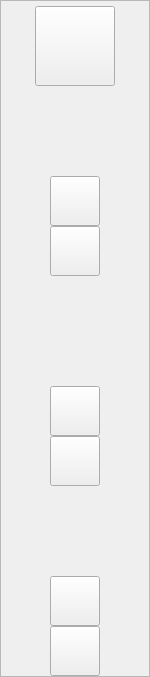
         <widget class="QFrame" name="icon_menu_widget">
          <property name="maximumSize">
           <size>
            <width>150</width>
            <height>16777215</height>
           </size>
          </property>
          <property name="frameShape">
           <enum>QFrame::StyledPanel</enum>
          </property>
          <property name="frameShadow">
           <enum>QFrame::Raised</enum>
          </property>
          <layout class="QVBoxLayout" name="verticalLayout_32">
           <property name="spacing">
            <number>0</number>
           </property>
           <property name="leftMargin">
            <number>15</number>
           </property>
           <property name="topMargin">
            <number>5</number>
           </property>
           <property name="rightMargin">
            <number>15</number>
           </property>
           <property name="bottomMargin">
            <number>0</number>
           </property>
           <item alignment="Qt::AlignHCenter">
            <widget class="QPushButton" name="logo_icon_1">
             <property name="minimumSize">
              <size>
               <width>80</width>
               <height>80</height>
              </size>
             </property>
             <property name="maximumSize">
              <size>
               <width>80</width>
               <height>80</height>
              </size>
             </property>
             <property name="text">
              <string/>
             </property>
             <property name="iconSize">
              <size>
               <width>80</width>
               <height>80</height>
              </size>
             </property>
            </widget>
           </item>
           <item>
            <spacer name="verticalSpacer_3">
             <property name="orientation">
              <enum>Qt::Vertical</enum>
             </property>
             <property name="sizeHint" stdset="0">
              <size>
               <width>20</width>
               <height>90</height>
              </size>
             </property>
            </spacer>
           </item>
           <item>
            <layout class="QVBoxLayout" name="test_lessons_div_1">
             <property name="spacing">
              <number>0</number>
             </property>
             <item alignment="Qt::AlignHCenter">
              <widget class="QPushButton" name="test_1">
               <property name="minimumSize">
                <size>
                 <width>50</width>
                 <height>50</height>
                </size>
               </property>
               <property name="maximumSize">
                <size>
                 <width>240</width>
                 <height>240</height>
                </size>
               </property>
               <property name="styleSheet">
                <string notr="true"/>
               </property>
               <property name="text">
                <string/>
               </property>
               <property name="iconSize">
                <size>
                 <width>50</width>
                 <height>50</height>
                </size>
               </property>
               <property name="checkable">
                <bool>true</bool>
               </property>
               <property name="autoExclusive">
                <bool>true</bool>
               </property>
              </widget>
             </item>
             <item alignment="Qt::AlignHCenter">
              <widget class="QPushButton" name="lessons_1">
               <property name="minimumSize">
                <size>
                 <width>50</width>
                 <height>50</height>
                </size>
               </property>
               <property name="maximumSize">
                <size>
                 <width>240</width>
                 <height>240</height>
                </size>
               </property>
               <property name="text">
                <string/>
               </property>
               <property name="iconSize">
                <size>
                 <width>50</width>
                 <height>50</height>
                </size>
               </property>
               <property name="checkable">
                <bool>true</bool>
               </property>
               <property name="autoExclusive">
                <bool>true</bool>
               </property>
              </widget>
             </item>
            </layout>
           </item>
           <item>
            <spacer name="verticalSpacer_2">
             <property name="orientation">
              <enum>Qt::Vertical</enum>
             </property>
             <property name="sizeHint" stdset="0">
              <size>
               <width>20</width>
               <height>110</height>
              </size>
             </property>
            </spacer>
           </item>
           <item>
            <layout class="QVBoxLayout" name="color_setting_div_1">
             <property name="spacing">
              <number>0</number>
             </property>
             <item alignment="Qt::AlignHCenter">
              <widget class="QPushButton" name="colors_1">
               <property name="minimumSize">
                <size>
                 <width>50</width>
                 <height>50</height>
                </size>
               </property>
               <property name="maximumSize">
                <size>
                 <width>255</width>
                 <height>255</height>
                </size>
               </property>
               <property name="text">
                <string/>
               </property>
               <property name="iconSize">
                <size>
                 <width>50</width>
                 <height>50</height>
                </size>
               </property>
               <property name="checkable">
                <bool>true</bool>
               </property>
               <property name="autoExclusive">
                <bool>true</bool>
               </property>
              </widget>
             </item>
             <item alignment="Qt::AlignHCenter">
              <widget class="QPushButton" name="settings_1">
               <property name="minimumSize">
                <size>
                 <width>50</width>
                 <height>50</height>
                </size>
               </property>
               <property name="maximumSize">
                <size>
                 <width>255</width>
                 <height>255</height>
                </size>
               </property>
               <property name="text">
                <string/>
               </property>
               <property name="iconSize">
                <size>
                 <width>50</width>
                 <height>50</height>
                </size>
               </property>
               <property name="checkable">
                <bool>true</bool>
               </property>
               <property name="autoExclusive">
                <bool>true</bool>
               </property>
              </widget>
             </item>
            </layout>
           </item>
           <item>
            <spacer name="verticalSpacer">
             <property name="orientation">
              <enum>Qt::Vertical</enum>
             </property>
             <property name="sizeHint" stdset="0">
              <size>
               <width>18</width>
               <height>90</height>
              </size>
             </property>
            </spacer>
           </item>
           <item>
            <layout class="QVBoxLayout" name="about_profile_div_1">
             <property name="spacing">
              <number>0</number>
             </property>
             <item alignment="Qt::AlignHCenter">
              <widget class="QPushButton" name="about_1">
               <property name="minimumSize">
                <size>
                 <width>50</width>
                 <height>50</height>
                </size>
               </property>
               <property name="maximumSize">
                <size>
                 <width>255</width>
                 <height>255</height>
                </size>
               </property>
               <property name="text">
                <string/>
               </property>
               <property name="iconSize">
                <size>
                 <width>50</width>
                 <height>50</height>
                </size>
               </property>
               <property name="checkable">
                <bool>true</bool>
               </property>
               <property name="autoExclusive">
                <bool>true</bool>
               </property>
               <property name="autoRepeatDelay">
                <number>-6</number>
               </property>
              </widget>
             </item>
             <item alignment="Qt::AlignHCenter">
              <widget class="QPushButton" name="profile_1">
               <property name="minimumSize">
                <size>
                 <width>50</width>
                 <height>50</height>
                </size>
               </property>
               <property name="maximumSize">
                <size>
                 <width>255</width>
                 <height>255</height>
                </size>
               </property>
               <property name="text">
                <string/>
               </property>
               <property name="iconSize">
                <size>
                 <width>50</width>
                 <height>50</height>
                </size>
               </property>
               <property name="checkable">
                <bool>true</bool>
               </property>
               <property name="autoExclusive">
                <bool>true</bool>
               </property>
              </widget>
             </item>
            </layout>
           </item>
          </layout>
         </widget>
